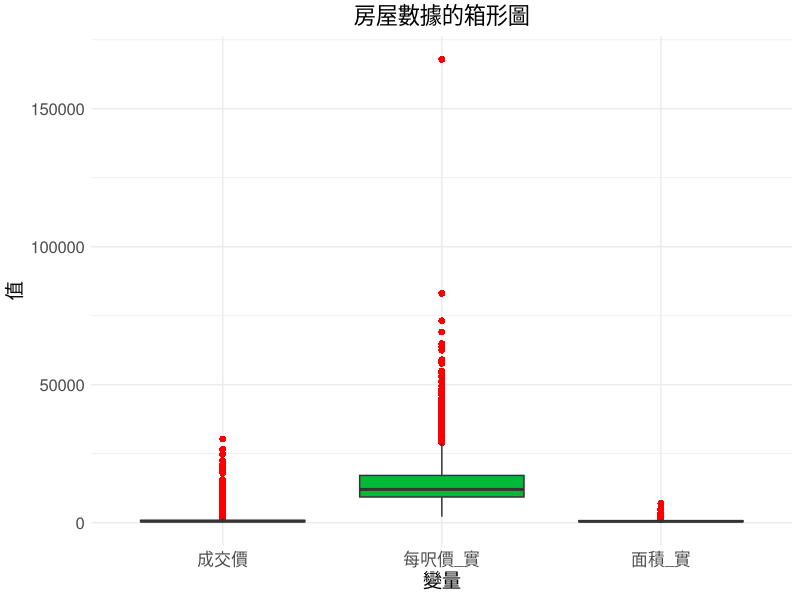

Write R code to recreate this figure.
# 安裝並載入必要的套件（如果尚未安裝）
if (!require(ggplot2)) install.packages("ggplot2")
if (!require(dplyr)) install.packages("dplyr")
if (!require(tidyr)) install.packages("tidyr")

library(ggplot2)
library(dplyr)
library(tidyr)

# 讀取 house.csv 文件
# 確保文件路徑正確
house_data <- read.csv("house.csv", stringsAsFactors = FALSE)

# 將成交價、面積_實、每呎價_實轉換為數值類型（如果是字符型數據，去掉逗號後轉換為數值）
house_data$成交價 <- as.numeric(gsub(",", "", house_data$成交價))
house_data$面積_實 <- as.numeric(gsub(",", "", house_data$面積_實))
house_data$每呎價_實 <- as.numeric(gsub(",", "", house_data$每呎價_實))

# 將數據轉換為長格式以便於繪製箱形圖
house_long <- house_data %>%
  select(成交價, 面積_實, 每呎價_實) %>% # 選擇需要的列
  pivot_longer(
    cols = everything(), # 將所有列轉換為長格式
    names_to = "變量",   # 新列名為變量
    values_to = "值"     # 新列名為值
  )

# 繪製箱形圖
ggplot(house_long, aes(x = 變量, y = 值, fill = 變量)) +
  geom_boxplot(outlier.color = "red", outlier.shape = 16, outlier.size = 2) +
  labs(
    title = "房屋數據的箱形圖",
    x = "變量",
    y = "值"
  ) +
  theme_minimal() +
  theme(
    plot.title = element_text(hjust = 0.5, size = 16),
    axis.title = element_text(size = 14),
    axis.text = element_text(size = 12),
    legend.position = "none" # 隱藏圖例
  )